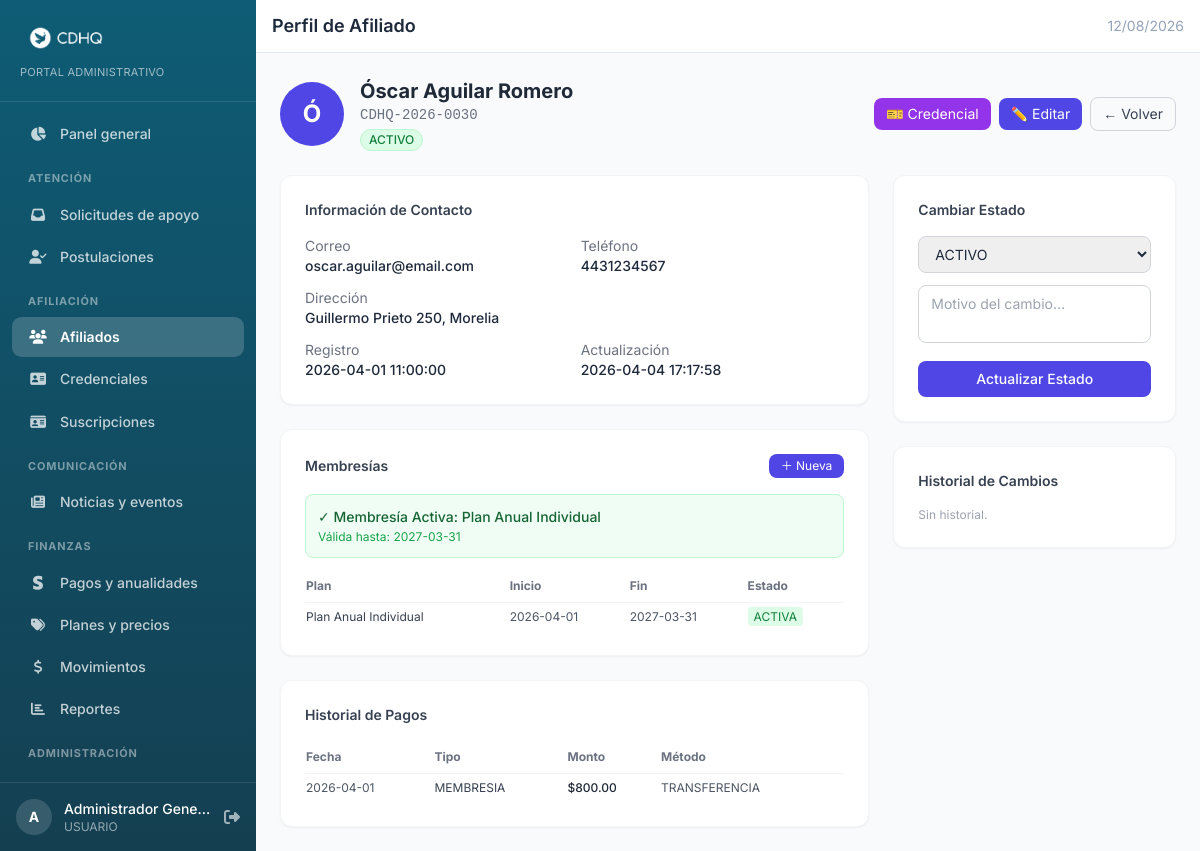
The app's page /affiliates/30 (signed in) with its own data.
### tables this page shows
CREATE TABLE IF NOT EXISTS `affiliates` (
    `id`               INT UNSIGNED AUTO_INCREMENT PRIMARY KEY,
    `affiliate_number` VARCHAR(20)  NOT NULL UNIQUE,
    `verification_token` CHAR(32)   NULL DEFAULT NULL UNIQUE COMMENT 'Token público del QR de la credencial',
    `user_id`          INT UNSIGNED NULL,
    `first_name`       VARCHAR(80)  NOT NULL,
    `last_name`        VARCHAR(80)  NOT NULL,
    `email`            VARCHAR(160) NULL,
    `phone`            VARCHAR(30)  NULL,
    `address`          VARCHAR(255) NULL,
    `municipio`        VARCHAR(80)  NULL COMMENT 'Municipio de residencia del afiliado',
    `estado_mexico`    VARCHAR(80)  NULL COMMENT 'Estado de la República Mexicana',
    `state`            ENUM('PROSPECTO','ACTIVO','SUSPENDIDO','VENCIDO') NOT NULL DEFAULT 'PROSPECTO',
    `notes`            TEXT NULL,
    `created_at`       DATETIME NOT NULL DEFAULT CURRENT_TIMESTAMP,
    `updated_at`       DATETIME NOT NULL DEFAULT CURRENT_TIMESTAMP ON UPDATE CURRENT_TIMESTAMP,
    CONSTRAINT `fk_affiliate_user` FOREIGN KEY (`user_id`) REFERENCES `users`(`id`) ON DELETE SET NULL
);

CREATE TABLE IF NOT EXISTS `subscriptions` (
    `id`           INT UNSIGNED AUTO_INCREMENT PRIMARY KEY,
    `affiliate_id` INT UNSIGNED    NOT NULL,
    `plan_id`      INT UNSIGNED    NOT NULL,
    `start_date`   DATE            NOT NULL,
    `end_date`     DATE            NOT NULL,
    `status`       ENUM('ACTIVA','VENCIDA','SUSPENDIDA') NOT NULL DEFAULT 'ACTIVA',
    `created_at`   DATETIME        NOT NULL DEFAULT CURRENT_TIMESTAMP,
    CONSTRAINT `fk_sub_affiliate` FOREIGN KEY (`affiliate_id`) REFERENCES `affiliates`(`id`) ON DELETE CASCADE,
    CONSTRAINT `fk_sub_plan`      FOREIGN KEY (`plan_id`)      REFERENCES `subscription_plans`(`id`)
);

CREATE TABLE IF NOT EXISTS `subscription_plans` (
    `id`            INT UNSIGNED AUTO_INCREMENT PRIMARY KEY,
    `name`          VARCHAR(80)     NOT NULL,
    `description`   TEXT            NULL,
    `price`         DECIMAL(10,2)   NOT NULL DEFAULT 0.00,
    `duration_days` SMALLINT UNSIGNED NOT NULL DEFAULT 365,
    `active`        TINYINT(1)      NOT NULL DEFAULT 1,
    `created_at`    DATETIME        NOT NULL DEFAULT CURRENT_TIMESTAMP
);

CREATE TABLE IF NOT EXISTS `payments` (
    `id`           INT UNSIGNED AUTO_INCREMENT PRIMARY KEY,
    `affiliate_id` INT UNSIGNED    NULL,
    `amount`       DECIMAL(12,2)   NOT NULL,
    `type`         ENUM('MEMBRESIA','EVENTO','DONACION','OTRO') NOT NULL,
    `method`       ENUM('EFECTIVO','TRANSFERENCIA','TARJETA','PAYPAL','PENDIENTE','OTRO') NOT NULL DEFAULT 'EFECTIVO',
    `reference`    VARCHAR(120)    NULL,
    `payment_date` DATE            NOT NULL,
    `notes`        TEXT            NULL,
    `created_by`   INT UNSIGNED    NULL,
    `created_at`   DATETIME        NOT NULL DEFAULT CURRENT_TIMESTAMP,
    CONSTRAINT `fk_payment_affiliate` FOREIGN KEY (`affiliate_id`) REFERENCES `affiliates`(`id`) ON DELETE SET NULL,
    CONSTRAINT `fk_payment_user`      FOREIGN KEY (`created_by`)   REFERENCES `users`(`id`)      ON DELETE SET NULL
);

### app/views/affiliates/show.php (the view, shortened to what the rows shown need)
<?php require VIEWS_PATH . '/layout/header.php'; ?>
<?php require VIEWS_PATH . '/layout/navbar.php'; ?>
<?php
$stateColors = [
    'ACTIVO'    => 'bg-green-100 text-green-700 border-green-200',
    'SUSPENDIDO'=> 'bg-yellow-100 text-yellow-700 border-yellow-200',
    'VENCIDO'   => 'bg-red-100 text-red-700 border-red-200',
    'PROSPECTO' => 'bg-blue-100 text-blue-700 border-blue-200',
];
$sc = $stateColors[$affiliate['state']] ?? 'bg-gray-100 text-gray-600 border-gray-200';
?>
<div class="flex flex-col sm:flex-row items-start sm:items-center justify-between gap-4 mb-6">
    <div class="flex items-center gap-4">
        <div class="w-16 h-16 bg-indigo-600 rounded-full flex items-center justify-center text-white font-bold text-2xl">
            <?= htmlspecialchars(mb_strtoupper(mb_substr($affiliate['first_name'], 0, 1))) ?>
        </div>
        <div>
            <h2 class="text-xl font-bold text-gray-800">
                <?= htmlspecialchars($affiliate['first_name'] . ' ' . $affiliate['last_name']) ?>
            </h2>
            <p class="text-sm text-gray-500 font-mono"><?= htmlspecialchars($affiliate['affiliate_number']) ?></p>
            <span class="inline-block mt-1 text-xs px-2 py-0.5 rounded-full font-medium border <?= $sc ?>">
                <?= htmlspecialchars($affiliate['state']) ?>
            </span>
        </div>
    </div>
    <div class="flex items-center gap-2 flex-wrap">
        <a href="<?= $base_url ?>/credentials/<?= $affiliate['id'] ?>"
           class="text-sm bg-purple-600 hover:bg-purple-700 text-white px-3 py-1.5 rounded-lg transition-colors">
            🎫 Credencial
        </a>
        <?php if (Auth::hasRole(ROLE_SUPER_ADMIN, ROLE_ADMIN_MEMBRESIAS)): ?>
        <a href="<?= $base_url ?>/affiliates/<?= $affiliate['id'] ?>/edit"
           class="text-sm bg-indigo-600 hover:bg-indigo-700 text-white px-3 py-1.5 rounded-lg transition-colors">
            ✏️ Editar
        </a>
        <?php endif; ?>
        <a href="<?= $base_url ?>/affiliates" class="text-sm border border-gray-300 hover:bg-gray-50 text-gray-700 px-3 py-1.5 rounded-lg transition-colors">
            ← Volver
        </a>
    </div>
</div>
<div class="grid grid-cols-1 lg:grid-cols-3 gap-6">
    <div class="lg:col-span-2 space-y-6">
        <div class="bg-white rounded-xl shadow-sm border border-gray-100 p-6">
            <h3 class="text-sm font-semibold text-gray-700 mb-4">Información de Contacto</h3>
            <dl class="grid grid-cols-2 gap-3 text-sm">
                <div><dt class="text-gray-500">Correo</dt><dd class="font-medium"><?= htmlspecialchars($affiliate['email'] ?? '—') ?></dd></div>
                <div><dt class="text-gray-500">Teléfono</dt><dd class="font-medium"><?= htmlspecialchars($affiliate['phone'] ?? '—') ?></dd></div>
                <div class="col-span-2"><dt class="text-gray-500">Dirección</dt><dd class="font-medium"><?= htmlspecialchars($affiliate['address'] ?? '—') ?></dd></div>
                <div><dt class="text-gray-500">Registro</dt><dd class="font-medium"><?= htmlspecialchars($affiliate['created_at'] ?? '') ?></dd></div>
                <div><dt class="text-gray-500">Actualización</dt><dd class="font-medium"><?= htmlspecialchars($affiliate['updated_at'] ?? '') ?></dd></div>
            </dl>
        </div>
        <div class="bg-white rounded-xl shadow-sm border border-gray-100 p-6">
            <div class="flex items-center justify-between mb-4">
                <h3 class="text-sm font-semibold text-gray-700">Membresías</h3>
                <?php if (Auth::hasRole(ROLE_SUPER_ADMIN, ROLE_ADMIN_MEMBRESIAS)): ?>
                <a href="<?= $base_url ?>/subscriptions/create?affiliate_id=<?= $affiliate['id'] ?>"
                   class="text-xs bg-indigo-600 text-white px-3 py-1 rounded-lg hover:bg-indigo-700 transition-colors">
                    ＋ Nueva
                </a>
                <?php endif; ?>
            </div>
            <?php if ($activeSub): ?>
            <div class="mb-3 p-3 bg-green-50 border border-green-200 rounded-lg text-sm">
                <p class="font-medium text-green-800">✓ Membresía Activa: <?= htmlspecialchars($activeSub['plan_name']) ?></p>
                <p class="text-green-600 text-xs mt-0.5">Válida hasta: <?= htmlspecialchars($activeSub['end_date']) ?></p>
            </div>
            <?php endif; ?>
            <table class="w-full text-xs divide-y divide-gray-100">
                <thead><tr class="text-gray-500">
                    <th class="py-2 text-left">Plan</th>
                    <th class="py-2 text-left">Inicio</th>
                    <th class="py-2 text-left">Fin</th>
                    <th class="py-2 text-left">Estado</th>
                </tr></thead>
                <tbody class="divide-y divide-gray-50">
                    <?php foreach ($subs as $s): ?>
                    <tr>
                        <td class="py-1.5 text-gray-700"><?= htmlspecialchars($s['plan_name']) ?></td>
                        <td class="py-1.5 text-gray-600"><?= htmlspecialchars($s['start_date']) ?></td>
                        <td class="py-1.5 text-gray-600"><?= htmlspecialchars($s['end_date']) ?></td>
                        <td class="py-1.5">
                            <span class="px-1.5 py-0.5 rounded text-xs <?= $s['status']==='ACTIVA' ? 'bg-green-100 text-green-700' : 'bg-gray-100 text-gray-600' ?>">
                                <?= htmlspecialchars($s['status']) ?>
                            </span>
                        </td>
                    </tr>
                    <?php endforeach; ?>
                </tbody>
            </table>
        </div>
        <div class="bg-white rounded-xl shadow-sm border border-gray-100 p-6">
            <h3 class="text-sm font-semibold text-gray-700 mb-4">Historial de Pagos</h3>
            <table class="w-full text-xs divide-y divide-gray-100">
                <thead><tr class="text-gray-500">
                    <th class="py-2 text-left">Fecha</th>
                    <th class="py-2 text-left">Tipo</th>
                    <th class="py-2 text-left">Monto</th>
                    <th class="py-2 text-left">Método</th>
                </tr></thead>
                <tbody class="divide-y divide-gray-50">
                    <?php foreach ($payments as $p): ?>
                    <tr>
                        <td class="py-1.5 text-gray-600"><?= htmlspecialchars($p['payment_date']) ?></td>
                        <td class="py-1.5 text-gray-700"><?= htmlspecialchars($p['type']) ?></td>
                        <td class="py-1.5 font-medium text-gray-800">$<?= number_format($p['amount'], 2) ?></td>
                        <td class="py-1.5 text-gray-600"><?= htmlspecialchars($p['method']) ?></td>
                    </tr>
                    <?php endforeach; ?>
                </tbody>
            </table>
        </div>
    </div>
    <div class="space-y-6">
        <?php if (Auth::hasRole(ROLE_SUPER_ADMIN, ROLE_ADMIN_MEMBRESIAS)): ?>
        <div class="bg-white rounded-xl shadow-sm border border-gray-100 p-6">
            <h3 class="text-sm font-semibold text-gray-700 mb-4">Cambiar Estado</h3>
            <form method="POST" action="<?= $base_url ?>/affiliates/<?= $affiliate['id'] ?>/status">
                <select name="state" class="w-full px-3 py-2 border border-gray-300 rounded-lg text-sm mb-3 focus:ring-2 focus:ring-indigo-500 outline-none">
                    <?php foreach (['PROSPECTO','ACTIVO','SUSPENDIDO','VENCIDO'] as $st): ?>
                    <option value="<?= $st ?>" <?= $affiliate['state']===$st?'selected':'' ?>><?= $st ?></option>
                    <?php endforeach; ?>
                </select>
                <textarea name="reason" placeholder="Motivo del cambio…" rows="2"
                    class="w-full px-3 py-2 border border-gray-300 rounded-lg text-sm resize-none mb-3 focus:ring-2 focus:ring-indigo-500 outline-none"></textarea>
                <button type="submit" class="w-full bg-indigo-600 hover:bg-indigo-700 text-white text-sm font-medium py-2 rounded-lg transition-colors">
                    Actualizar Estado
                </button>
            </form>
        </div>
        <?php endif; ?>
        <div class="bg-white rounded-xl shadow-sm border border-gray-100 p-6">
            <h3 class="text-sm font-semibold text-gray-700 mb-4">Historial de Cambios</h3>
            <div class="space-y-3 max-h-72 overflow-y-auto">
                <?php if (empty($history)): ?><p class="text-gray-400 text-xs">Sin historial.</p><?php endif; ?>
            </div>
        </div>
    </div>
</div>
<?php require VIEWS_PATH . '/layout/footer.php'; ?>

### core/Router.php (shortened to what the rows shown need)
<?php
class Router {
    private array $routes = [];
    public function add(string $method, string $pattern, string $controller, string $action): void {
        $this->routes[] = compact('method', 'pattern', 'controller', 'action');
    }
    public function dispatch(string $url): void {
        $requestMethod = $_SERVER['REQUEST_METHOD'] ?? 'GET';
        $url = trim($url, '/');
        foreach ($this->routes as $route) {
            if (strtoupper($route['method']) !== strtoupper($requestMethod)) {
                continue;
            }
            $pattern = $this->buildPattern($route['pattern']);
            if (preg_match($pattern, $url, $matches)) {
                array_shift($matches);
                $params = array_values(array_filter($matches, 'is_int', ARRAY_FILTER_USE_KEY));
                $this->invoke($route['controller'], $route['action'], $params);
                return;
            }
        }
    }
    private function buildPattern(string $pattern): string {
        $pattern = trim($pattern, '/');
        $pattern = preg_replace('/:([a-zA-Z_]+)/', '(?P<$1>[^/]+)', $pattern);
        return '#^' . $pattern . '$#';
    }
    private function invoke(string $controllerName, string $action, array $params): void {
        $controller = new $controllerName();
        call_user_func_array([$controller, $action], $params);
    }
}

### records on screen
affiliates: first_name "Ó", first_name+last_name "Óscar Aguilar Romero", affiliate_number "CDHQ-2026-0030", state "ACTIVO", email "oscar.aguilar@email.com", phone "4431234567", address "Guillermo Prieto 250, Morelia", created_at "2026-04-01 11:00:00", updated_at "2026-04-04 17:17:58"
subscriptions: plan.name "Plan Anual Individual", end_date "2027-03-31", start_date "2026-04-01", status "ACTIVA"
payments: payment_date "2026-04-01", type "MEMBRESIA", amount "800.00", method "TRANSFERENCIA"

### other values on screen
$label "Panel general Solicitudes de apoyo Postulaciones Afiliados Credenciales Suscripciones Noticias y eventos Pagos y anualidades Planes y precios Movimientos Reportes"
